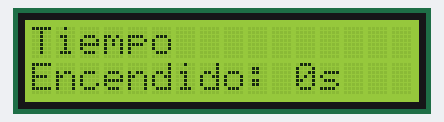
Recording of a sketch running on a simulated Arduino Uno, built with avr-gcc and run on an emulated ATmega328P. On the bench: 16×2 character LCD.

Above: at 0.2 s.
At 6.1 s:
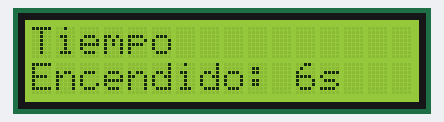
At 10.1 s:
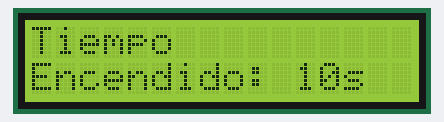
At 20.1 s:
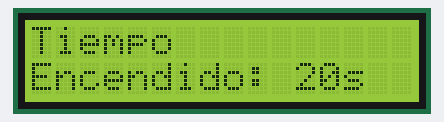
At 29.1 s:
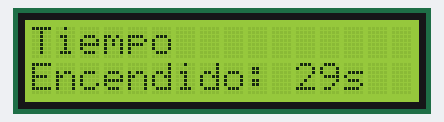
At 39.1 s:
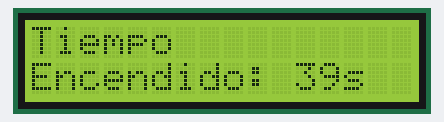

The sketch:

Variables.ino
```cpp
#include <Wire.h>
#include <LiquidCrystal_I2C.h>

LiquidCrystal_I2C lcd(0x27, 16, 2);

void setup() {
  lcd.init();
  lcd.backlight();

  lcd.clear();
  lcd.setCursor(0, 0);
  lcd.print("Tiempo");
  lcd.setCursor(0, 1);
  lcd.print("Encendido:");
}

void loop() {

  lcd.clear();
  lcd.setCursor(0, 0);
  lcd.print("Tiempo");
  lcd.setCursor(0, 1);
  lcd.print("Encendido:");
  lcd.setCursor(11, 1);
  lcd.print(millis() / 1000);
  lcd.print("s");
  delay(20);
}
```

Measured:
- what the display in image 1 shows lasts 1.1 s, from 6.0 s to 7.1 s
